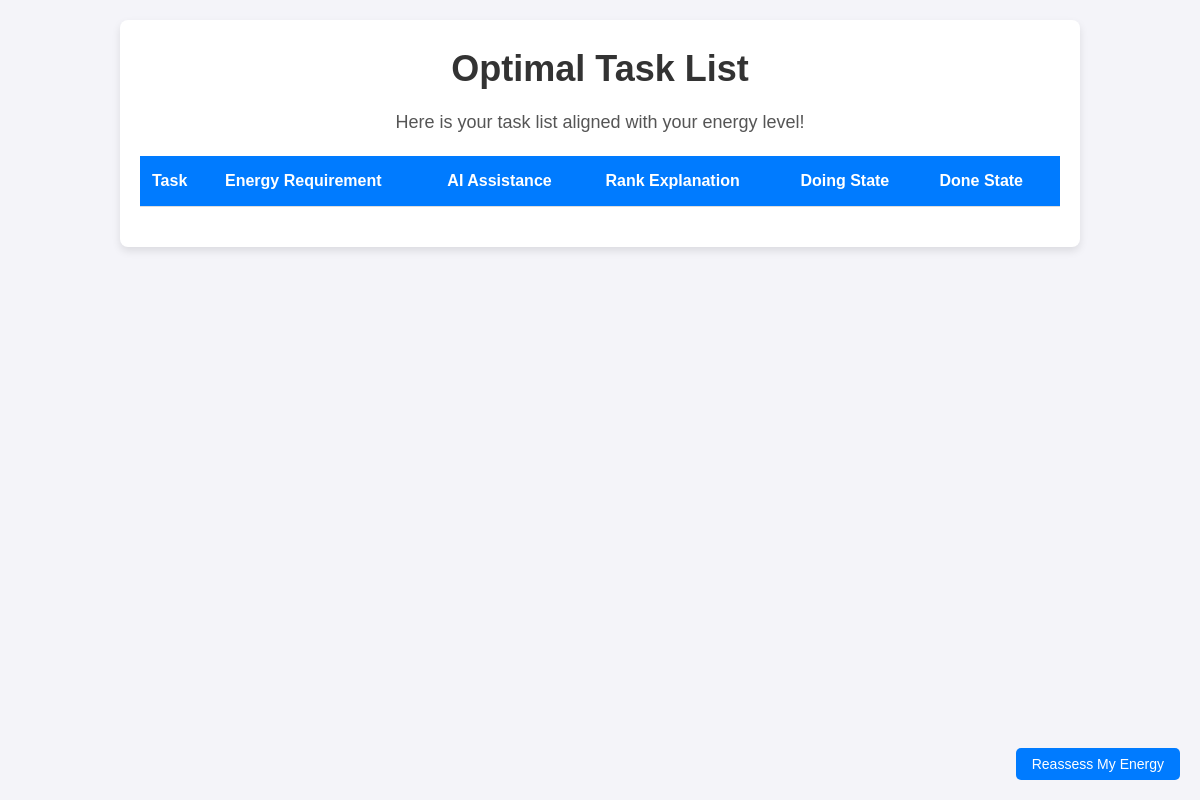
The app's page /output, older data.
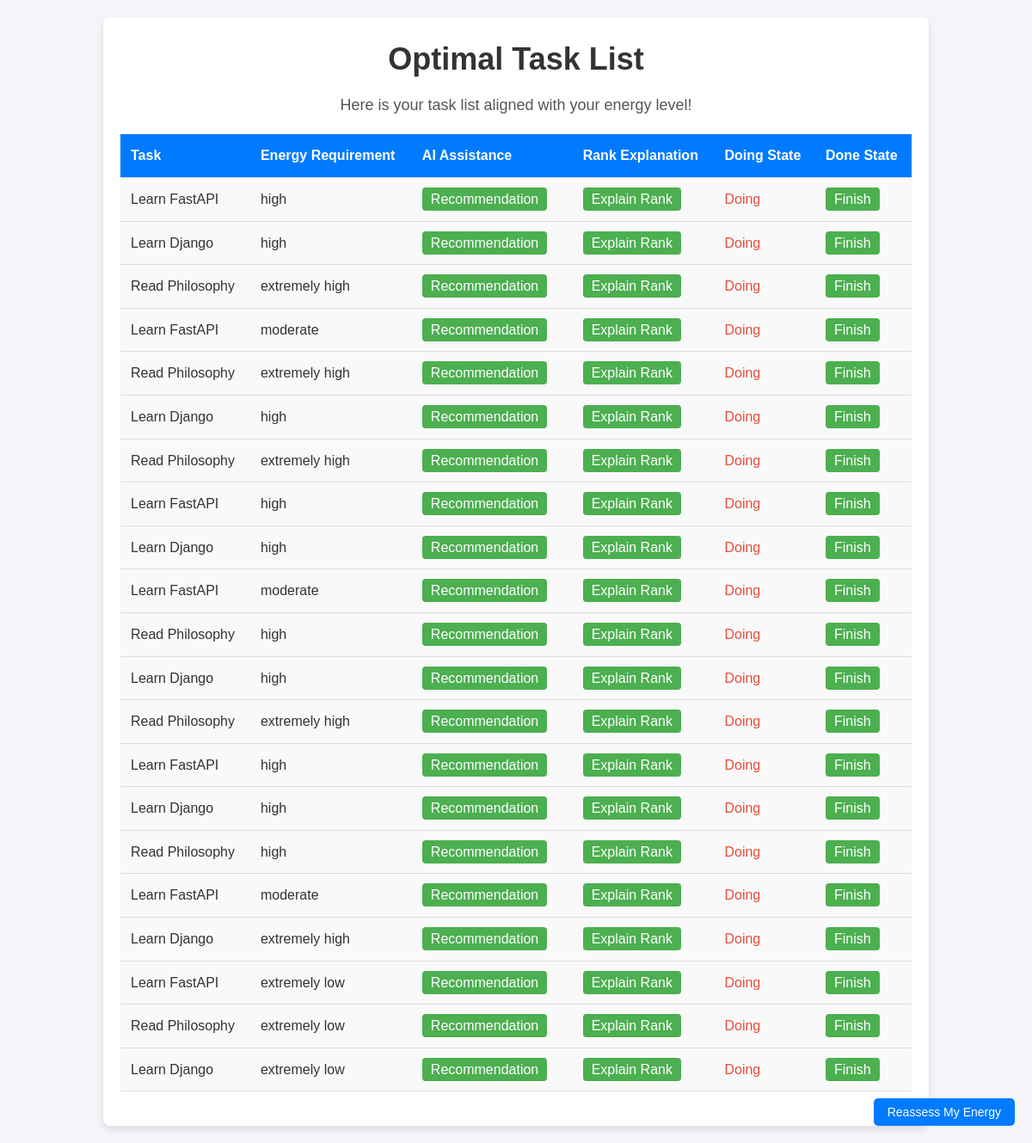
The same page, newer data.
### main.py (models this page shows, shortened)
class UpdatedToDo(db.Model):
    id = db.Column(db.Integer, primary_key=True)
    content = db.Column(db.String(200), nullable=False)
    energy_required = db.Column(db.String(200), nullable=False)
    rank = db.Column(db.Integer, nullable=True)
    date = db.Column(db.DateTime, default=datetime.now())

### main.py (the view, shortened to what this page needs)
@app.route('/output', methods=['GET', 'POST'])
def Sort():
    optimal_task_list = UpdatedToDo.query.order_by(UpdatedToDo.date).all() #early comes first
    return render_template('output.html', optimal_task_list=optimal_task_list)

### templates/output.html (shortened to what this page needs)
<!DOCTYPE html>
<html lang="en">
    <head>
</head>
<body>
    <div class="content">
        <h1 style="text-align:center">Optimal Task List</h1>
        <p style="text-align:center">Here is your task list aligned with your energy level!</p>
        <table>
            <thead>
                <tr>
                    <th>Task</th>
                    <th>Energy Requirement</th>
                    <th>AI Assistance</th>
                    <th>Rank Explanation</th>
                    <th>Doing State</th>
                    <th>Done State</th>
                </tr>
            </thead>
            <tbody>
                {% for task in optimal_task_list %}
                <tr class="task-row" id="task-{{ loop.index }}">
                    <td class="{% if task.finished %}completed{% endif %}">{{ task.content }}</td>
                    <td>{{ task.energy_required }}</td>
                    <td>
                        <a href="#" class="recommendation" onclick="getRecommendation('{{ loop.index }}')">Recommendation</a><br>
                    </td>
                    <td>
                        <a href="#"  class="explain" onclick="getExplanation('{{ loop.index }}')">Explain Rank</a><br>
                    </td>
                    <td>
                        <a href="#" class="doing-button" onclick="markAsDoing('{{ loop.index }}')">Doing</a><br>
                    </td>
                    <td>
                        <a href="#" class="finish-button" onclick="markAsFinished('{{ loop.index }}')">Finish</a><br>
                    </td>
                    </tr>
                {% endfor %}
            </tbody>
        </table>
    </div>
    <div class="estimate-energy-button">
        <form action="/finalize_tasks" method="POST">
            <input type="submit" value="Reassess My Energy">
        </form>
    </div>
</body>
</html>

Row changes from the older to the newer data that the page shows:
added UpdatedToDo: content "Learn FastAPI", energy_required "high"
added UpdatedToDo: content "Learn Django", energy_required "high"
added UpdatedToDo: content "Read Philosophy", energy_required "extremely high"
added UpdatedToDo: content "Learn FastAPI", energy_required "moderate"
added UpdatedToDo: content "Read Philosophy", energy_required "extremely high"
added UpdatedToDo: content "Learn Django", energy_required "high"
added UpdatedToDo: content "Read Philosophy", energy_required "extremely high"
added UpdatedToDo: content "Learn FastAPI", energy_required "high"
added UpdatedToDo: content "Learn Django", energy_required "high"
added UpdatedToDo: content "Learn FastAPI", energy_required "moderate"
added UpdatedToDo: content "Read Philosophy", energy_required "high"
added UpdatedToDo: content "Learn Django", energy_required "high"
added UpdatedToDo: content "Read Philosophy", energy_required "extremely high"
added UpdatedToDo: content "Learn FastAPI", energy_required "high"
added UpdatedToDo: content "Learn Django", energy_required "high"
added UpdatedToDo: content "Read Philosophy", energy_required "high"
added UpdatedToDo: content "Learn FastAPI", energy_required "moderate"
added UpdatedToDo: content "Learn Django", energy_required "extremely high"
added UpdatedToDo: content "Learn FastAPI", energy_required "extremely low"
added UpdatedToDo: content "Read Philosophy", energy_required "extremely low"
added UpdatedToDo: content "Learn Django", energy_required "extremely low"
